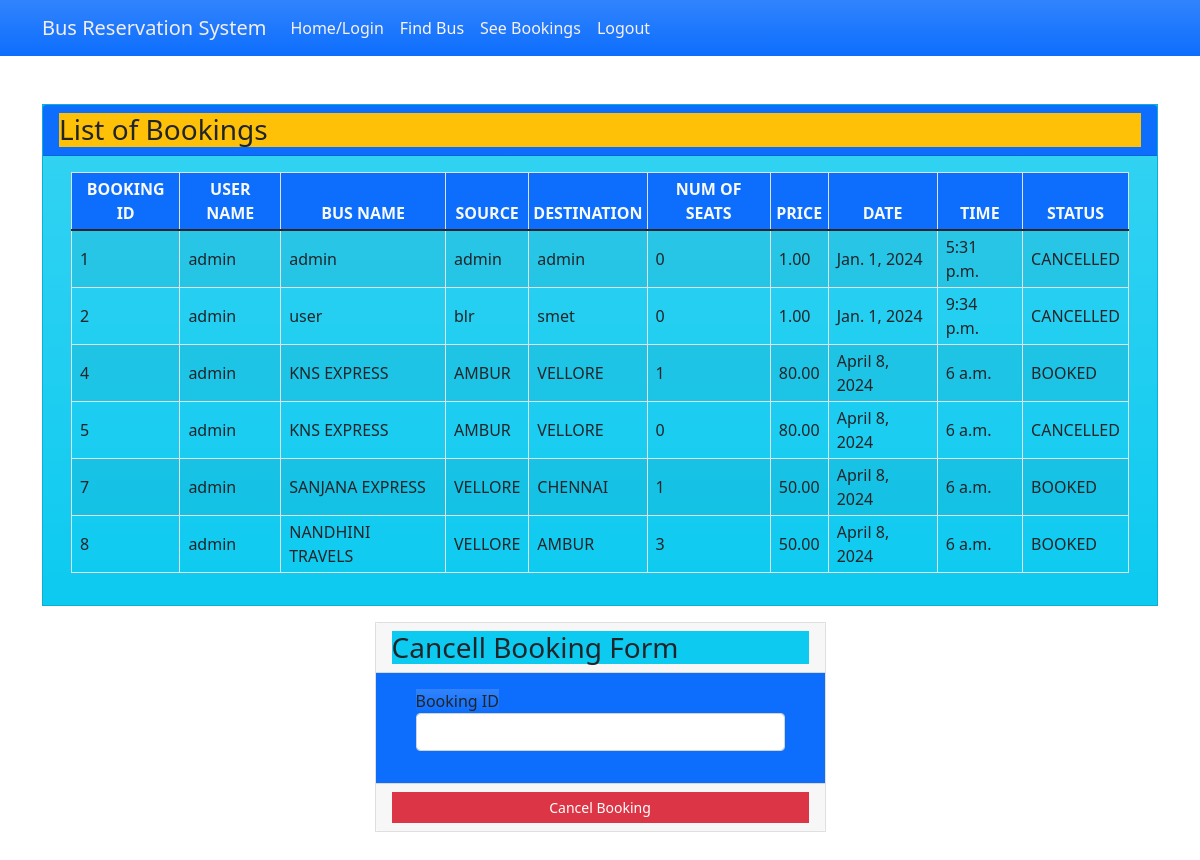
/seebookings (signed in), run on the app's committed database.
### myapp/models.py (models this page shows, shortened)
class Book(models.Model):
    BOOKED = 'B'
    CANCELLED = 'C'
    TICKET_STATUSES = ((BOOKED, 'Booked'),
                       (CANCELLED, 'Cancelled'),)
    email = models.EmailField()
    name = models.CharField(max_length=30)
    userid =models.DecimalField(decimal_places=0, max_digits=2)
    busid=models.DecimalField(decimal_places=0, max_digits=2)
    bus_name = models.CharField(max_length=30)
    source = models.CharField(max_length=30)
    dest = models.CharField(max_length=30)
    nos = models.DecimalField(decimal_places=0, max_digits=2)
    price = models.DecimalField(decimal_places=2, max_digits=6)
    date = models.DateField()
    time = models.TimeField()
    status = models.CharField(choices=TICKET_STATUSES, default=BOOKED, max_length=2)
    class Meta:
        verbose_name_plural = "List of Books"

### myapp/views.py (the view)
# urls.py: path('seebookings', views.seebookings, name="seebookings"),
@login_required(login_url='signin')
def seebookings(request,new={}):
    context = {}
    id_r = request.user.id
    book_list = Book.objects.filter(userid=id_r)
    if book_list:
        return render(request, 'myapp/booklist.html', locals())
    else:
        context["error"] = "Sorry no buses booked"
        return render(request, 'myapp/findbus.html', context)

### myapp/templates/myapp/booklist.html (shortened to what this page needs)
{% extends 'myapp/base.html' %} {% block content %}
<div class="container my-5">
    <div class="card rounded-0 bg-info">
        <div class="card-header bg-primary">
            <div class="card-title h3 mb-0 bg-warning">List of Bookings</div>
        </div>
        <div class="card-body bg-gradient">
            <div class="container-fluid">
                <table class="table table-bordered border-color:#96D4D4; table-striped">
                    <thead>
                        <tr class="bg-sucess bg-primary text-light">
                            <th class="p-1 text-center">BOOKING ID</th>
                            <th class="p-1 text-center">USER NAME</th>
                            <th class="p-1 text-center">BUS NAME</th>
                            <th class="p-1 text-center">SOURCE</th>
                            <th class="p-1 text-center">DESTINATION</th>
                            <th class="p-1 text-center">NUM OF SEATS</th>
                            <th class="p-1 text-center">PRICE</th>
                            <th class="p-1 text-center">DATE</th>
                            <th class="p-1 text-center">TIME</th>
                            <th class="p-1 text-center">STATUS</th>
                        </tr>
                    </thead>
                    {% for row in book_list %}
                    <tr>
                        <td class="px-2 py-1 align-middle">{{row.id}}</td>
                        <td class="px-2 py-1 align-middle">{{row.name}}</td>
                        <td class="px-2 py-1 align-middle">{{row.bus_name}}</td>
                        <td class="px-2 py-1 align-middle">{{row.source}}</td>
                        <td class="px-2 py-1 align-middle">{{row.dest}}</td>
                        <td class="px-2 py-1 align-middle">{{row.nos}}</td>
                        <td class="px-2 py-1 align-middle">{{row.price}}</td>
                        <td class="px-2 py-1 align-middle">{{row.date}}</td>
                        <td class="px-2 py-1 align-middle">{{row.time}}</td>
                        <td class="px-2 py-1 align-middle">{{row.status}}</td>
                    </tr>
                    {% endfor %}
                </table>
            </div>
        </div>
    </div>
    <div class="row mt-3 justify-content-center">
        <div class="col-lg-5 col-md-7 col-sm-10 col-xs-12">
            <div class="card rounded-0">
                <div class="card-header">
                    <div class="card-title h3 mb-0 bg-info dark">Cancell Booking Form</div>
                </div>
                <div class="card-body bg-primary">
                    <div class="container-fluid">
                        <form action="{% url 'cancellings' %}" method="post" id="cancel-form">
                            <div class="mb-3">
                                <label for="bus_id" class="control-label bg-gradient">Booking ID</label>
                                <input name='bus_id' class="form-control" type="number" id="bus_id">
                            </div>
                        </form>
                    </div>
                </div>
                <div class="card-footer text-center">
                    <button class="btn btn-sm rounded-0 btn-danger w-100 bg-danger" form="cancel-form">Cancel Booking</button>
                </div>
            </div>
        </div>
    </div>
</div>
{% endblock %}

### myapp/templates/myapp/base.html (shortened to what this page needs)
<!doctype html>
<html lang="en">
<head>
    <link rel="stylesheet" href="https://cdn.jsdelivr.net/npm/bootstrap@5.1.3/dist/css/bootstrap.min.css">
</head>
<body>
<nav class="navbar navbar-expand-lg navbar-warning bg-gradient bg-primary">
    <div class="container">
            <a class="navbar-brand" href="#" style="color: rgb(243, 238, 238);">Bus Reservation System</a>
        <div class="collapse navbar-collapse" id="navbarNavAltMarkup">
            <div class="navbar-nav" >
                <a class="nav-item nav-link active" href="{% url 'home' %}" style="color: rgb(248, 241, 241);">Home/Login</a>
                <a class="nav-item nav-link" href="{% url 'findbus' %}" style="color: rgb(251, 246, 246);">Find Bus</a>
                <a class="nav-item nav-link" href="{% url 'seebookings' %}" style="color: rgb(248, 240, 240);">See Bookings</a>
                {% if request.user.is_active %}
                <a class="nav-item nav-link " href="{% url 'signout' %}" style="color: rgb(247, 240, 240);">Logout</a>
                {% else %}
                <a class="nav-item nav-link " href="{% url 'signup' %}" style="color: #f4eeee;">Registration</a>
                {% endif %}
            </div>
        </div>
    </div>
</nav>
{% block content %}
{% endblock %}
</body>
</html>

### myapp/templates/myapp/base.html (style rules this page uses)
body { background-image: url(https://images.unsplash.com/photo-1544620347-c4fd4a3d5957?q=80&w=1000&auto=format&fit=crop&ixlib=rb-4.0.3&ixid=M3wxMjA3fDB8MHxzZWFyY2h8Mnx8YnVzfGVufDB8fDB8fHww ); background: size 150px; width:300px height:300px border: solid px red }

### data on the page
Book: id "1", name "admin", bus_name "admin", source "admin", dest "admin", nos "0", price "1.00", date "Jan. 1, 2024", time "5:31 p.m.", status "CANCELLED"
Book: id "2", name "admin", bus_name "user", source "blr", dest "smet", nos "0", price "1.00", date "Jan. 1, 2024", time "9:34 p.m.", status "CANCELLED"
Book: id "4", name "admin", bus_name "KNS EXPRESS", source "AMBUR", dest "VELLORE", nos "1", price "80.00", date "April 8, 2024", time "6 a.m.", status "BOOKED"
Book: id "5", name "admin", bus_name "KNS EXPRESS", source "AMBUR", dest "VELLORE", nos "0", price "80.00", date "April 8, 2024", time "6 a.m.", status "CANCELLED"
Book: id "7", name "admin", bus_name "SANJANA EXPRESS", source "VELLORE", dest "CHENNAI", nos "1", price "50.00", date "April 8, 2024", time "6 a.m.", status "BOOKED"
Book: id "8", name "admin", bus_name "NANDHINI TRAVELS", source "VELLORE", dest "AMBUR", nos "3", price "50.00", date "April 8, 2024", time "6 a.m.", status "BOOKED"
